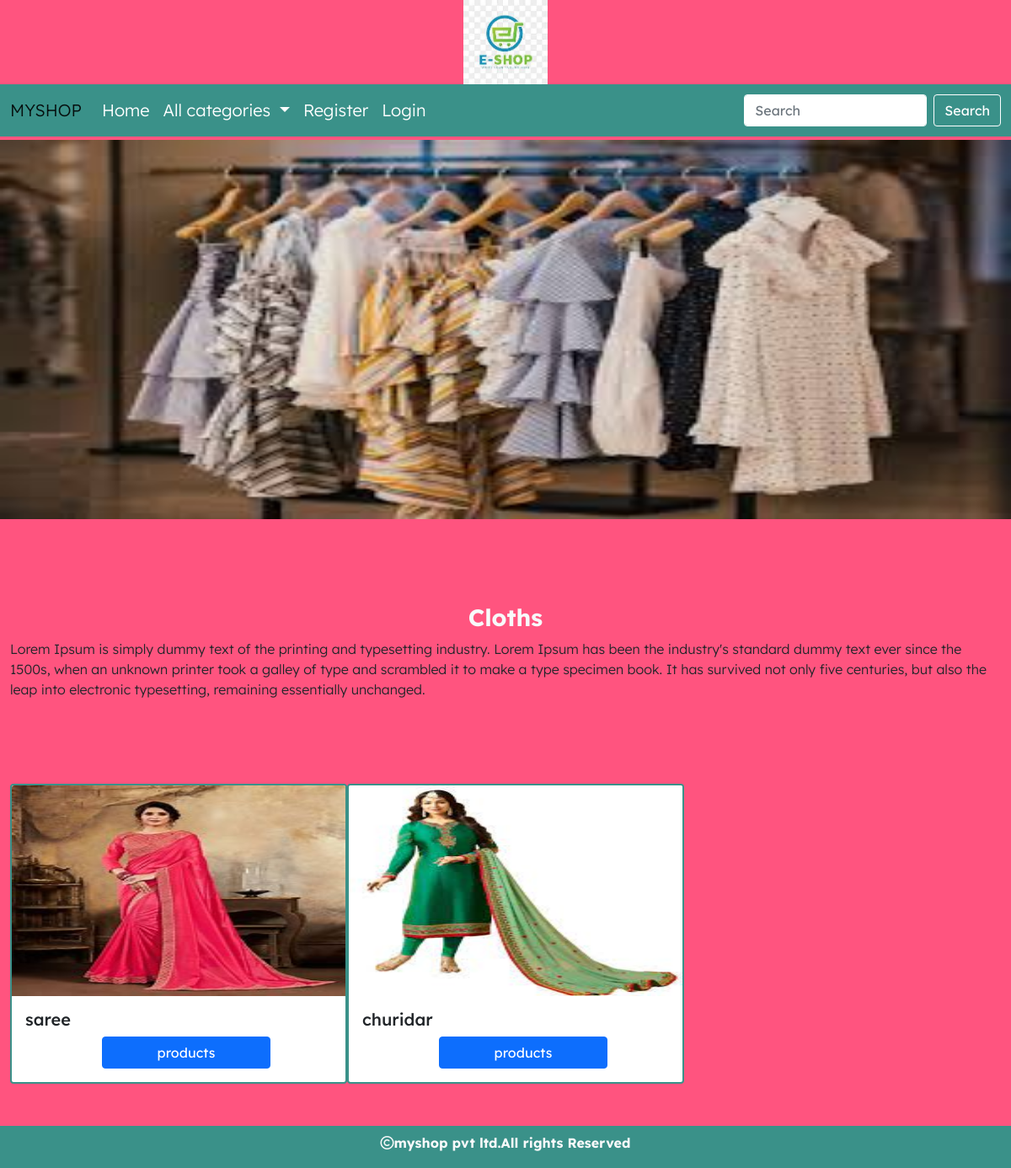
The app's page /products/3 with its own data.
### shop/models.py (models this page shows, shortened)
class Category(models.Model):
    name=models.CharField(max_length=30)
    desc=models.TextField()
    image=models.ImageField(upload_to='categories',null=True,blank=True)

class Product(models.Model):
    name=models.CharField(max_length=30)
    desc=models.TextField()
    image=models.ImageField(upload_to='products',null=True,blank=True)
    price=models.DecimalField(max_digits=10,decimal_places=2)
    stock=models.IntegerField()
    available=models.BooleanField(default=True)
    create=models.DateTimeField(auto_now_add=True)#one time
    updated=models.DateTimeField(auto_now=True)#every time we update records
    category=models.ForeignKey(Category,on_delete=models.CASCADE)

### shop/views.py (the view)
# urls.py: path('products/<int:p>',views.allproducts,name="products"),
def allproducts(request,p):
    c=Category.objects.get(id=p)
    p=Product.objects.filter(category=c)
    return render(request,'product.html',{'c':c,'p':p})

### cart/context_processors.py (called while the page is built, shortened)
def total(request):
    count=0
    return{'count':count}

### shop/context_processors.py (called while the page is built)
def links(request):
    c=Category.objects.all()
    return {'links':c}

### templates/product.html
{% extends 'base.html' %}
{% load static %}
{% block content %}
<div class="mt-1" style="margin-bottom:100px">
    <img src="{{c.image.url}}" height="450px" width="100%">
    </div>
<div class="container-fluid" style="margin-bottom:100px">
    <h3 class="text-center text-light fw-bold">{{c.name}}</h3>
    <p style="">{{c.desc}}</p>
</div>
<div class="container-fluid" style="margin-bottom:100px">
    <div class="row">
        {% for i in p %}
        <div class="col-sm-4">
            <div class="card rounded" style="width: 25rem;border-width:2px; border-color:#3a9189;">
  <img src="{{i.image.url}}" width="100%" height=" 250px" class="card-img-top" alt="...">
  <div class="card-body">
    <h5 class="card-title">{{i.name}}</h5>
    <a href="{% url 'shop:detail' i.id %}" style="position:relative;left:25%;width:200px;" class="btn btn-primary">products</a>
  </div>
</div>
        </div>
        {% endfor %}
    </div>
</div>
{% endblock %}

### static/css/style.css (style rules this page uses)
body { background-color:#ff547f; font-family: "Lexend Deca", sans-serif; font-optical-sizing: auto; font-weight: 300; font-style: normal; }

### records on screen
Category: image (picture), name "Cloths", desc "Lorem Ipsum is simply dummy text of the printing and typesetting industry. Lorem Ipsum has been the industry's standard dummy text ever since the 1500s, when an unknown printer took a galley of type and scrambled it to make a type specimen book. It has survived not only five centuries, but also the leap into electronic typesetting, remaining essentially unchanged."
Product: image (picture), name "saree"
Product: image (picture), name "churidar"
